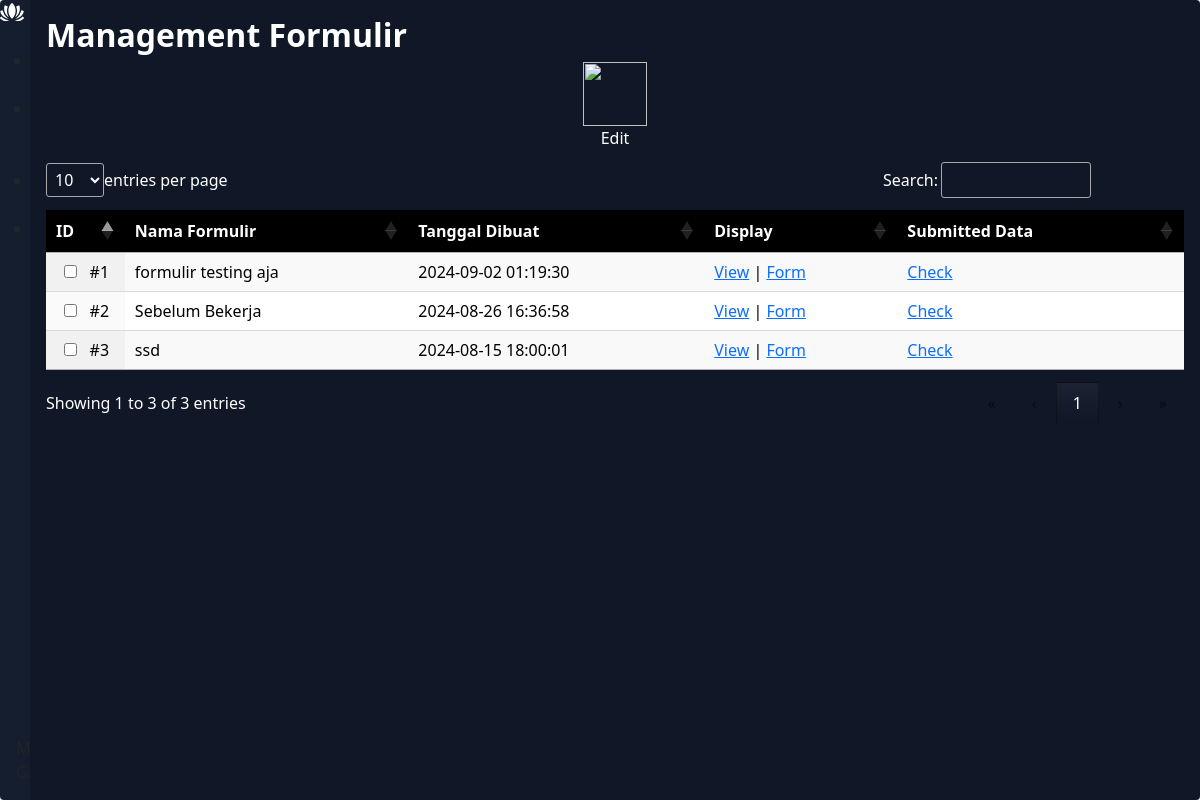
The page /index.php/display/management_formulir on the database as committed earlier.
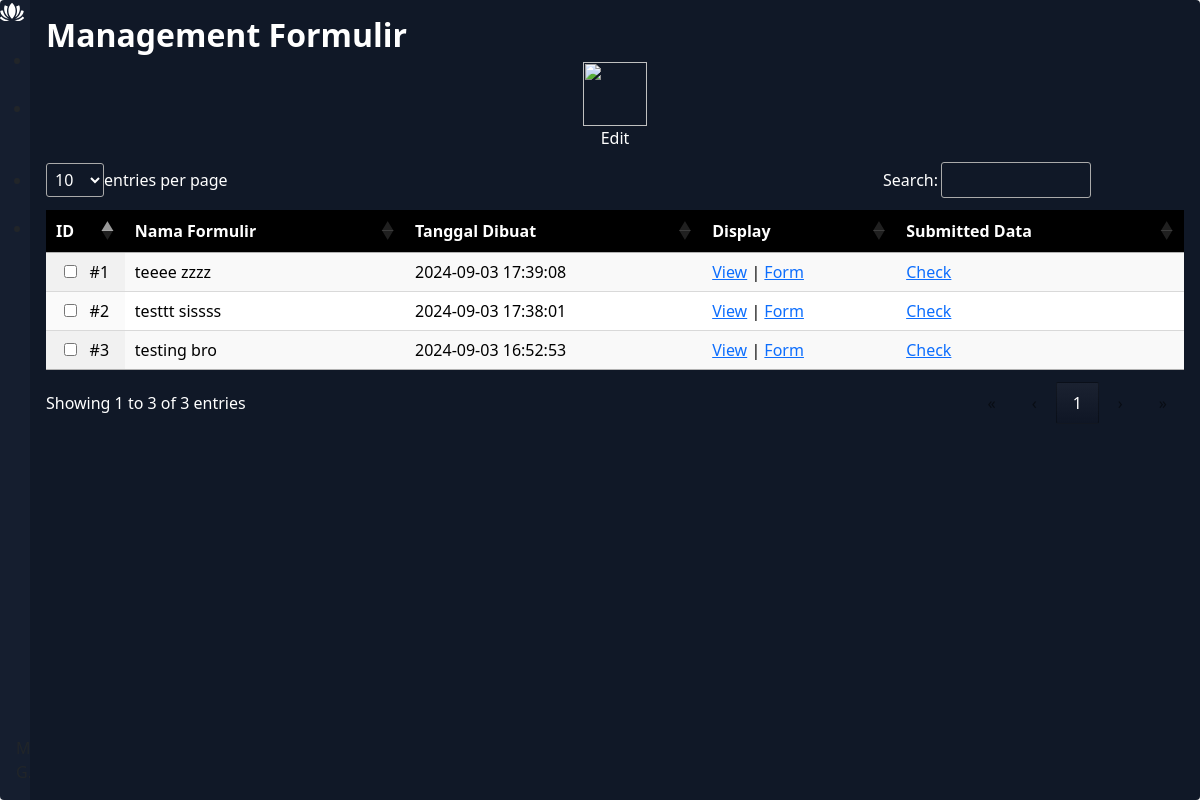
The same page on the database as committed later.
### tables this page shows
CREATE TABLE IF NOT EXISTS `table_formulir` (
  `id` int(11) NOT NULL AUTO_INCREMENT,
  `name` text DEFAULT NULL,
  `code_json` text DEFAULT NULL,
  `date_created` datetime DEFAULT current_timestamp(),
  PRIMARY KEY (`id`)
);

### application/controllers/Display.php (called while the page is built, shortened)
<?php
class Display extends CI_Controller {
	public function __construct(){
		$this->load->model('DBUser');
		$this->load->model('DBFormulir');
		$this->load->model('DBDynamic');
	}
	public function management_formulir(){
		$data = $this->DBFormulir->getAll();
		if(!empty($data)){
		$data = array_reverse($data);
		$dataNa = array(
			'data_formulir' => $data
		);
		$this->load->view('management_formulir', $dataNa);
		}else{
				$this->load->view('management_formulir');
		}
	}
}

### index.php (called while the page is built, shortened)
<?php
require_once BASEPATH.'core/CodeIgniter.php';

### application/models/DBFormulir.php (called while the page is built, shortened)
<?php
class DBFormulir extends CI_Model {
	private $table_name = "table_formulir";
	public function getAll() {
        $query = $this->db->get($this->table_name);
		 if ($query->num_rows() > 0) {
            return $query->result();
        } else {
            return false;
        }
    }
}

### application/views/management_formulir.php (the view, shortened to what this page needs)
<link rel="stylesheet" type="text/css" href="/assets/css/style-dashboard.css">
<link href="/assets/css/bootstrap.min.css" rel="stylesheet">
<link rel="stylesheet" href="/assets/css/dataTables.dataTables.css" />
<div class="app-container">
  <div class="sidebar">
    <div class="sidebar-header">
      <div class="app-icon">
      </div>
    </div>
    <?php include('nav_bar_left.php'); ?>
    <div class="account-info">
      <div class="account-info-name">Monica G.</div>
      <button class="account-info-more">
      </button>
    </div>
  </div>
  <div class="app-content">
 <h2 class="text-putih" >Management Formulir</h2>
  <div class="menu row">
      <div class="col item">
        <img src="/assets/images/edit.png">
        <br><a href="" id="edit-data">Edit</a>
      </div>
  </div>
  <table id="table-data" class="display">
  <thead>
    <tr>
      <th class="th-check"> ID</th>
      <th>Nama Formulir</th>
      <th>Tanggal Dibuat</th>
      <th class="no-sort">Display</th>
      <th class="no-sort">Submitted Data</th>
    </tr>
  </thead>
  <tbody>
    <?php if(!empty($data_formulir)): ?>
      <?php $no = 0; $safeName = ""; ?>
    <?php foreach($data_formulir as $data): ?>
      <?php $no++;  $safeName = str_replace(" ", "_", $data->name); ?>
     <tr>
       <td> <input id="<?=$data->id;?>" data-form="<?= $data->name; ?>" type="checkbox"> #<?= $no; ?> </td>
       <td> <?= $data->name; ?> </td>
       <td> <?= $data->date_created; ?> </td>
       <td> <a id="display-formulir-link" href="/display-formulir?id=<?= $data->id; ?>">View</a> |
  <a href="/form?name=<?= $safeName; ?>">Form</a>
       </td>
      <td> <a id="display-data-formulir-link" href="/display-data-formulir?id=<?=$data->id;?>"> Check </a> </td>
     </tr>
    <?php endforeach;?>
    <?php endif;?>
  </tbody>
</table>
</div>

Rows that differ between the two databases and show on the page:
removed table_formulir: name "formulir testing aja", date_created "2024-09-02 01:19:30"
removed table_formulir: name "Sebelum Bekerja", date_created "2024-08-26 16:36:58"
removed table_formulir: name "ssd", date_created "2024-08-15 18:00:01"
added table_formulir: name "teeee zzzz", date_created "2024-09-03 17:39:08"
added table_formulir: name "testtt sissss", date_created "2024-09-03 17:38:01"
added table_formulir: name "testing bro", date_created "2024-09-03 16:52:53"
